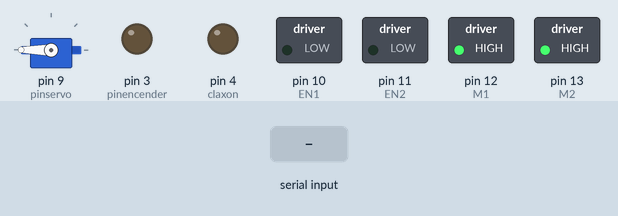
This sketch was run on a simulated Arduino Uno, built with avr-gcc and run on an emulated ATmega328P. Parts: servo, switched loads named in the sketch (green lamp = pin HIGH), output pins drawn as LEDs (lit = HIGH). The inputs (shaded band) are chosen by the test bench. What the sketch prints to the serial monitor is not drawn.

Above: at 1.4 s.
1.5 s: "X" received over the second serial link
At 1.9 s:
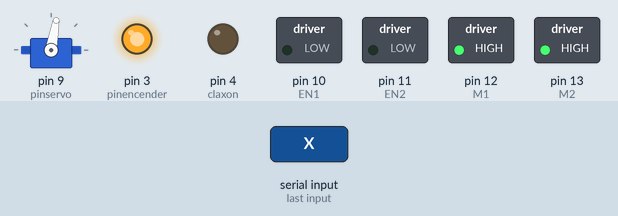
4.5 s: "F" received over the second serial link
At 5.3 s:
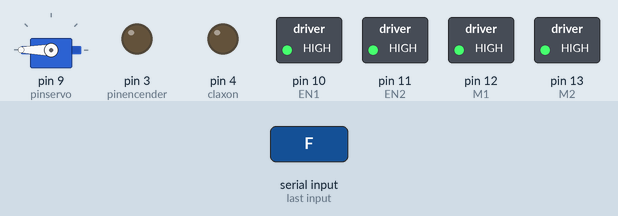
6.0 s: "x" received over the second serial link
At 6.5 s:
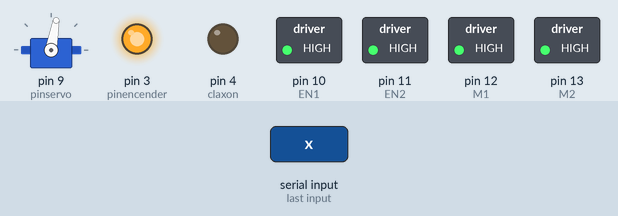
9.0 s: "B" received over the second serial link
At 10.0 s:
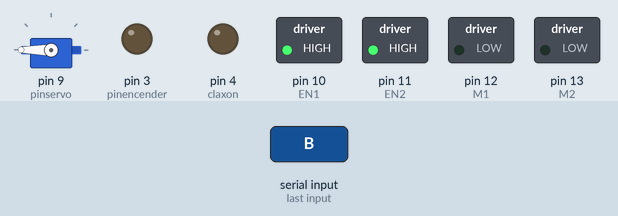
10.5 s: "R" received over the second serial link
At 11.1 s:
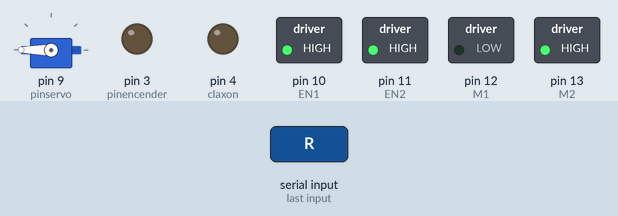
12.0 s: "L" received over the second serial link
At 13.4 s:
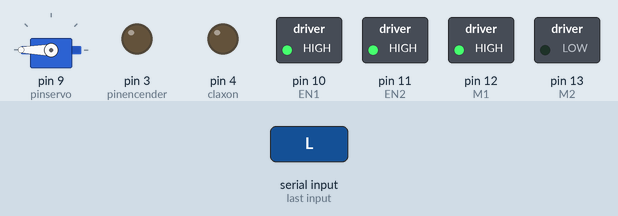
Timing chart, 0 to 14.5 s (numbered marks = the images above; inputs shaded):
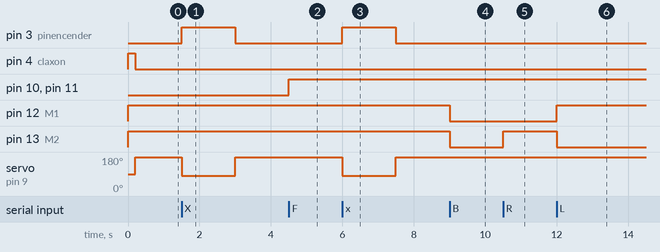

The sketch:

Robot_5_ok.ino
```cpp
#include <SoftwareSerial.h>
#include <Servo.h>

Servo pulsaBote;

// Declaración de los pines del Arduino
int claxon = 4;
#define RX 5
#define TX 6
SoftwareSerial BT(RX, TX); //Crea un UART por Software
int EN1 = 10;
int EN2 = 11;
int M1 = 12;
int M2 = 13;
int velo = 255;
int velow = 150;
int pinservo = 9;
int pinencender = 3;

void setup() {

  // CREAMOS PUERTO SERIE
  Serial.begin(9600); //Velocidad de Monitor Serial
  BT.begin(9600); //Velocidad Hc-05
  pulsaBote.attach(pinservo);

  //Configura los pines de salida
  pinMode(EN1, OUTPUT);
  pinMode(EN2, OUTPUT);
  pinMode(M1, OUTPUT);
  pinMode(M2, OUTPUT);
  pinMode(claxon, OUTPUT);
  pinMode(pinencender, OUTPUT);
  digitalWrite (pinencender, LOW);
  digitalWrite (M1, HIGH);
  analogWrite (EN1, 0);
  digitalWrite (M2, HIGH);
  analogWrite (EN2, 0);
  digitalWrite (claxon, HIGH);
  delay (200);
  digitalWrite (claxon, LOW);
  pulsaBote.write(180);
  // TEST

  /*
    delay (1000);
    pulsaBote.write(80);
    delay (1000);
    pulsaBote.write(180);
  */
}

void loop() {


  //Preguntar si hay dato disponible en el puerto serial
  if (BT.available()) {
    char crt = BT.read();
    Serial.write(crt);
    /*
        // CONTROL VELOCIDAD
        if (crt == '0') {
          velo = 100;
        }

        if (crt == '1') {
          velo = 120;
        }
        if (crt == '2' ) {
          velo = 135 ;
        }
        if (crt == '3' ) {
          velo = 150 ;
        }
        if (crt == '4' ) {
          velo = 165 ;
        }
        if (crt == '5' ) {
          velo = 180 ;
        }
        if (crt == '6' ) {
          velo = 195 ;
        }
        if (crt == '7' ) {
          velo = 210 ;
        }
        if (crt == '8' ) {
          velo = 230 ;
        }
        if (crt == '9' ) {
          velo = 255 ;
        }
    */

    //LLAMARADA
    if (crt == 'X') {
      digitalWrite (pinencender, HIGH);
      pulsaBote.write(80);
      delay (1500);
      digitalWrite (pinencender, LOW);
      pulsaBote.write(180);
    }

    if (crt == 'x') {
      digitalWrite (pinencender, HIGH);
      pulsaBote.write(80);
      delay (1500);
      digitalWrite (pinencender, LOW);
      pulsaBote.write(180);
    }

    // CONTROL DIRECCION
    if (crt == 'S') {
      Parar();
    }
    if (crt == 'F') {
      Adelante();
    }
    if (crt == 'B') {
      Atras();
    }
    if (crt == 'R') {
      Tododerecha();
    }
    if (crt == 'L') {
      Todoizquierda();
    }

    if (crt == 'I') {
      Adelantederecha();
    }

    if (crt == 'G') {
      Adelanteizquierda();
    }

    if (crt == 'V') {
      pito();
    }

    if (crt == 'v') {
      nopito();
    }

    if (crt == 'J') {
      AtrasDerecha();
    }

    if (crt == 'H') {
      AtrasIzquierda();
    }

  }
}

void AtrasDerecha()
{
  digitalWrite (M1, LOW);
  analogWrite (EN1, (velow) );
  digitalWrite (M2, LOW);
  analogWrite (EN2, (velo));
}

void AtrasIzquierda()
{
  digitalWrite (M1, LOW);
  analogWrite (EN1, (velo));
  digitalWrite (M2, LOW);
  analogWrite (EN2, (velow));
}


void Adelantederecha()
{
  digitalWrite (M1, HIGH);
  analogWrite (EN1, velo);
  digitalWrite (M2, HIGH);
  analogWrite (EN2, velow);
}

void Adelanteizquierda()
{
  digitalWrite (M1, HIGH);
  analogWrite (EN1, velow);
  digitalWrite (M2, HIGH);
  analogWrite (EN2, velo);
}

void Adelante()
{
  digitalWrite (M1, HIGH);
  analogWrite (EN1, velo);
  digitalWrite (M2, HIGH);
  analogWrite (EN2, velo);
}

void Atras()
{
  digitalWrite (M1, LOW);
  analogWrite (EN1, velo);
  digitalWrite (M2, LOW);
  analogWrite (EN2, velo);
}

void Parar()
{
  digitalWrite (M1, HIGH);
  digitalWrite (EN1, LOW);
  digitalWrite (M2, HIGH);
  digitalWrite (EN2, LOW);
}

void Tododerecha()
{
  digitalWrite (M1, LOW);
  analogWrite (EN1, 255);
  digitalWrite (M2, HIGH);
  analogWrite (EN2, 255);
}

void Todoizquierda()
{
  digitalWrite (M1, HIGH);
  analogWrite (EN1, 255);
  digitalWrite (M2, LOW);
  analogWrite (EN2, 255);
}
void pito()
{
  digitalWrite (claxon, HIGH);
}
void nopito()
{
  digitalWrite (claxon, LOW);
}
```

Measured:
- after the input at 1.5 s, pin 3 (pinencender): LOW → HIGH at once, → LOW 1.5 s later; servo on pin 9 (pinservo): 180° → 80° at once, → 180° 1.5 s later
- after the input at 4.5 s, pin 10 (EN1), pin 11 (EN2): LOW → HIGH at once
- after the input at 6.0 s, pin 3 (pinencender): LOW → HIGH at once, → LOW 1.5 s later; servo on pin 9 (pinservo): 180° → 80° at once, → 180° 1.5 s later
- after the input at 9.0 s, pin 12 (M1), pin 13 (M2): HIGH → LOW at once
- after the input at 10.5 s, pin 13 (M2): LOW → HIGH at once
- after the input at 12.0 s, pin 12 (M1): LOW → HIGH at once; pin 13 (M2): HIGH → LOW at once
